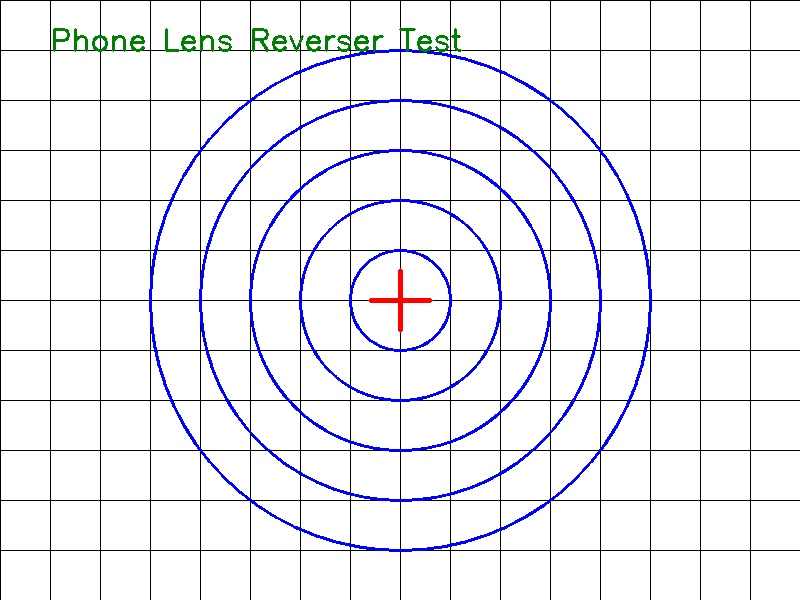
#> input picture image/test_grid.jpg, 800 x 600 px; its folder holds only this picture in this run
$ python lens_reverser.py -i image/test_grid.jpg
#> lines starting #> are read from the running program, lines starting #| are printed output that depends on the picture
import cv2
import numpy as np
import os
import sys
import argparse
from pathlib import Path
import matplotlib.pyplot as plt
from scipy.interpolate import griddata


class PhoneLensReverser:
    """
    Reverses common phone camera lens distortions and creates 3D perspective views.
    Handles barrel, pincushion, and fisheye distortions common in smartphone cameras.
    """

    def __init__(self, image_path):
        self.image_path = Path(image_path)
        self.original = None
        self.height = 0
        self.width = 0
        self.center_x = 0
        self.center_y = 0
        self.load_image()

    def load_image(self):
        """Load and validate the input image."""
        if not self.image_path.exists():
            raise FileNotFoundError(f"Image not found: {self.image_path}")

        self.original = cv2.imread(str(self.image_path))
#> self.original is the input picture: shape (600, 800, 3); mean B, G, R 242, 237.1, 236.7
        if self.original is None:
            raise ValueError(f"Could not load image: {self.image_path}")

        self.height, self.width = self.original.shape[:2]
#> self.height = 600; self.width = 800
        self.center_x = self.width / 2
#> self.center_x = 400
        self.center_y = self.height / 2
#> self.center_y = 300
        print(f"Loaded image: {self.width}x{self.height}")
#| Loaded image: 800x600

    # [350 lines left out: functions barrel_distortion_correction, fisheye_correction, perspective_3d_view, cylindrical_projection, stereographic_projection, _apply_zoom and 3 more, not called in this run]


def interactive_mode(reverser):
    """Interactive mode for fine-tuning corrections."""
    print("\n=== Interactive Phone Lens Reverser ===")
    print("Controls (OpenCV window):")
    print("  'b' - Barrel distortion correction")
    print("  'f' - Fisheye correction")
    print("  'p' - 3D Perspective view")
    print("  'c' - Cylindrical projection")
    print("  's' - Stereographic projection")
    print("  'o' - Original image")
    print("  'q' - Quit")
    print("  '+'/'-' - Increase/decrease strength")
    print("  Arrow keys - Adjust 3D view angles")
    print("  'r' - Reset parameters")
    print("  'S' - Save current view")

    current_mode = 'o'
    strength = 0.5
    zoom = 1.0
    rot_x, rot_y = 0, 0
    fov = 120

    # Resize for display if too large
    display_scale = 1.0
    max_display = 1000
    if reverser.width > max_display or reverser.height > max_display:
        display_scale = max_display / max(reverser.width, reverser.height)

    display_w = int(reverser.width * display_scale)
#> display_w = 800
    display_h = int(reverser.height * display_scale)
#> display_h = 600

    while True:
        # Generate current view
        if current_mode == 'o':
            display = reverser.original.copy()
            title = "Original"
        elif current_mode == 'b':
            display = reverser.barrel_distortion_correction(strength=strength, zoom=zoom)
            title = f"Barrel Correction (s={strength:.2f}, z={zoom:.2f})"
        elif current_mode == 'f':
            display = reverser.fisheye_correction(fov=fov, zoom=zoom)
            title = f"Fisheye Correction (fov={fov:.0f}, z={zoom:.2f})"
        elif current_mode == 'p':
            display = reverser.perspective_3d_view(rotation_x=rot_x, rotation_y=rot_y, fov=70)
            title = f"3D Perspective (rx={rot_x:.0f}, ry={rot_y:.0f})"
        elif current_mode == 'c':
            display = reverser.cylindrical_projection(fov=fov)
            title = f"Cylindrical (fov={fov:.0f})"
        elif current_mode == 's':
            display = reverser.stereographic_projection(fov=fov)
            title = f"Stereographic (fov={fov:.0f})"
        else:
            display = reverser.original.copy()
            title = "Unknown"

        # Resize for display
        if display_scale < 1.0:
            display = cv2.resize(display, (display_w, display_h))

        # Add title text
        cv2.putText(display, title, (10, 30), cv2.FONT_HERSHEY_SIMPLEX,
                   0.7, (0, 255, 0), 2)
        cv2.putText(display, "Press 'h' for help", (10, 60), cv2.FONT_HERSHEY_SIMPLEX,
                   0.5, (0, 200, 0), 1)
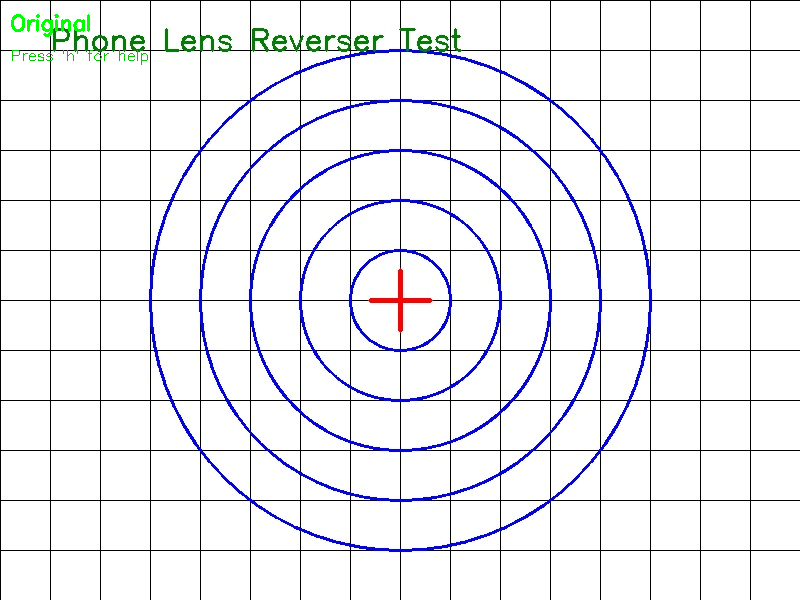
#> display: shape (600, 800, 3); mean B, G, R 241.6, 237.1, 236.2

        cv2.imshow('Phone Lens Reverser', display)

        key = cv2.waitKey(50) & 0xFF
#> (key q is pressed here)

        if key == ord('q'):
            break
        elif key == ord('o'):
            current_mode = 'o'
        elif key == ord('b'):
            current_mode = 'b'
        elif key == ord('f'):
            current_mode = 'f'
        elif key == ord('p'):
            current_mode = 'p'
        elif key == ord('c'):
            current_mode = 'c'
        elif key == ord('s'):
            current_mode = 's'
        elif key == ord('h'):
            print("\nControls:")
            print("  b/f/p/c/s/o - Switch modes")
            print("  +/- - Adjust strength/zoom")
            print("  arrows - Adjust 3D rotation")
            print("  [/] - Adjust FOV")
            print("  r - Reset")
            print("  S - Save")
            print("  q - Quit")
        elif key == ord('+') or key == ord('='):
            if current_mode in ['b']:
                strength = min(strength + 0.1, 2.0)
            elif current_mode in ['f', 'c', 's']:
                fov = min(fov + 10, 200)
            elif current_mode == 'p':
                rot_x = min(rot_x + 5, 45)
            else:
                zoom = min(zoom + 0.1, 2.0)
        elif key == ord('-') or key == ord('_'):
            if current_mode in ['b']:
                strength = max(strength - 0.1, 0.1)
            elif current_mode in ['f', 'c', 's']:
                fov = max(fov - 10, 60)
            elif current_mode == 'p':
                rot_x = max(rot_x - 5, -45)
            else:
                zoom = max(zoom - 0.1, 1.0)
        elif key == 81:  # Left arrow
            if current_mode == 'p':
                rot_y = max(rot_y - 5, -45)
        elif key == 83:  # Right arrow
            if current_mode == 'p':
                rot_y = min(rot_y + 5, 45)
        elif key == 82:  # Up arrow
            if current_mode == 'p':
                rot_x = min(rot_x + 5, 45)
        elif key == 84:  # Down arrow
            if current_mode == 'p':
                rot_x = max(rot_x - 5, -45)
        elif key == ord('['):
            zoom = max(zoom - 0.05, 1.0)
        elif key == ord(']'):
            zoom = min(zoom + 0.05, 2.0)
        elif key == ord('r'):
            strength = 0.5
            zoom = 1.0
            rot_x, rot_y = 0, 0
            fov = 120
        elif key == ord('S'):
            output_dir = Path("output")
            output_dir.mkdir(exist_ok=True)
            timestamp = cv2.getTickCount()
            filename = f"{current_mode}_{timestamp}.jpg"
            output_path = output_dir / filename

            # Save full resolution
            if current_mode == 'o':
                save_img = reverser.original
            elif current_mode == 'b':
                save_img = reverser.barrel_distortion_correction(strength, zoom)
            elif current_mode == 'f':
                save_img = reverser.fisheye_correction(fov, zoom)
            elif current_mode == 'p':
                save_img = reverser.perspective_3d_view(rot_x, rot_y, fov=70)
            elif current_mode == 'c':
                save_img = reverser.cylindrical_projection(fov)
            elif current_mode == 's':
                save_img = reverser.stereographic_projection(fov)
            else:
                save_img = reverser.original

            reverser.save_image(save_img, output_path)

    cv2.destroyAllWindows()


def main():
    parser = argparse.ArgumentParser(
        description='Phone Lens Reverser - Correct lens distortions and create 3D views'
    )
    parser.add_argument('--image', '-i', type=str, default=None,
                       help='Path to input image')
    parser.add_argument('--mode', '-m', type=str, default='interactive',
                       choices=['interactive', 'barrel', 'fisheye', 'perspective',
                               'cylindrical', 'stereographic', 'compare', 'all'],
                       help='Processing mode')
    parser.add_argument('--output', '-o', type=str, default='output',
                       help='Output directory')
    parser.add_argument('--strength', '-s', type=float, default=0.5,
                       help='Correction strength (0.0-2.0)')
    parser.add_argument('--zoom', '-z', type=float, default=1.0,
                       help='Zoom factor')
    parser.add_argument('--fov', type=float, default=120,
                       help='Field of view in degrees')
    parser.add_argument('--rot-x', type=float, default=15,
                       help='X rotation for perspective mode')
    parser.add_argument('--rot-y', type=float, default=15,
                       help='Y rotation for perspective mode')

    args = parser.parse_args()

    # Find image
    if args.image:
        image_path = args.image
    else:
        images = find_images("image")
        if not images:
            print("No images found in ./image directory!")
            print("Usage: Place images in ./image folder or specify with --image")
            print("\nCreating image directory...")
            Path("image").mkdir(exist_ok=True)
            print("Please add images to the 'image' folder and run again.")
            return
        image_path = str(images[0])
        print(f"Found image: {image_path}")

    # Initialize reverser
    reverser = PhoneLensReverser(image_path)

    # Create output directory
    output_dir = Path(args.output)
    output_dir.mkdir(parents=True, exist_ok=True)

    # Process based on mode
    if args.mode == 'interactive':
        interactive_mode(reverser)

    elif args.mode == 'barrel':
        result = reverser.barrel_distortion_correction(args.strength, args.zoom)
        output_path = output_dir / f"barrel_corrected.jpg"
        reverser.save_image(result, output_path)

    elif args.mode == 'fisheye':
        result = reverser.fisheye_correction(args.fov, args.zoom)
        output_path = output_dir / f"fisheye_corrected.jpg"
        reverser.save_image(result, output_path)

    elif args.mode == 'perspective':
        result = reverser.perspective_3d_view(args.rot_x, args.rot_y, fov=args.fov)
        output_path = output_dir / f"perspective_3d.jpg"
        reverser.save_image(result, output_path)

    elif args.mode == 'cylindrical':
        result = reverser.cylindrical_projection(args.fov)
        output_path = output_dir / f"cylindrical.jpg"
        reverser.save_image(result, output_path)

    elif args.mode == 'stereographic':
        result = reverser.stereographic_projection(args.fov)
        output_path = output_dir / f"stereographic.jpg"
        reverser.save_image(result, output_path)

    elif args.mode == 'compare':
        output_path = output_dir / "comparison.png"
        reverser.compare_all(save_path=output_path)

    elif args.mode == 'all':
        # Generate all corrections
        corrections = {
            'barrel': reverser.barrel_distortion_correction(args.strength, args.zoom),
            'fisheye': reverser.fisheye_correction(args.fov, args.zoom),
            'perspective': reverser.perspective_3d_view(args.rot_x, args.rot_y, fov=args.fov),
            'cylindrical': reverser.cylindrical_projection(args.fov),
            'stereographic': reverser.stereographic_projection(args.fov),
        }

        for name, img in corrections.items():
            output_path = output_dir / f"{name}.jpg"
            reverser.save_image(img, output_path)

        # Also save comparison
        comparison_path = output_dir / "comparison.png"
        reverser.compare_all(save_path=comparison_path)

    print(f"\nDone! Results saved to: {output_dir.absolute()}")


if __name__ == "__main__":
    main()
